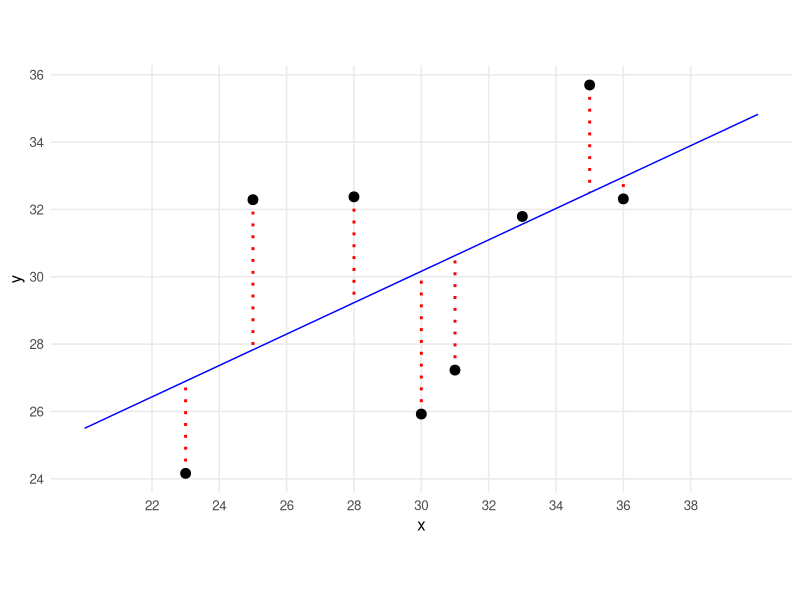
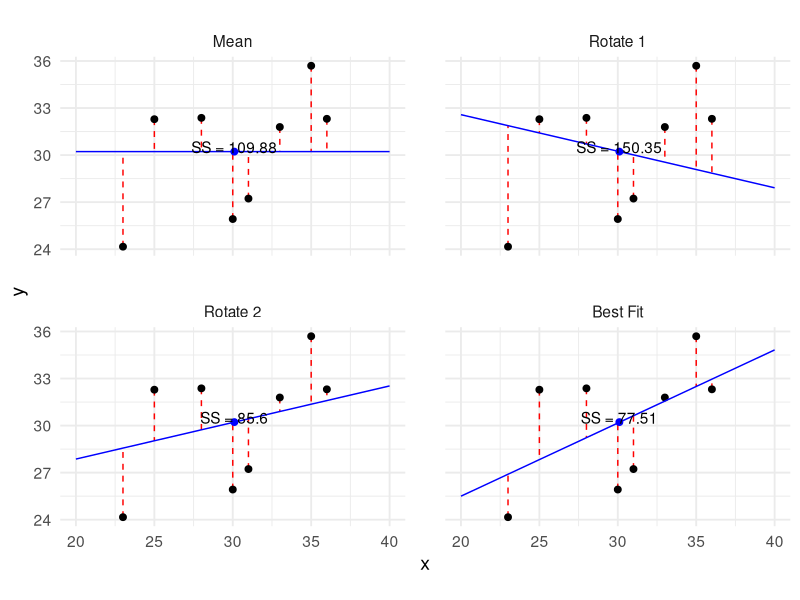

The R script that drew these images, in order:
# Regression images

# Linear regression example
library(tidyverse)

set.seed(1066)
d <- tibble(x = c(sample(22:38, 8), 20, 40),
            y = round(runif(1), 2) * x +
              sample(5:10 , 1) + rnorm(10) * 3)

d$y[d$x %in% c(20, 40)] <- NA
ab <- lm(y ~ x, d)
a <- coef(ab)[2]
b <- coef(ab)[1]
d$yhat <- a * d$x + b

ggplot(d, aes(x, y)) +
  geom_segment(aes(x = x, xend = x, y = y, yend = yhat),
               col = "red", linetype = 3, size = 1) + 
  geom_point(size = 3) +
  geom_line(aes(x, yhat), col = "blue") +
  scale_x_continuous(limits = c(20, 40), name = "x", minor_breaks = NULL, 
                     breaks = seq(22, 38, 2)) +
  scale_y_continuous(minor_breaks = NULL, name = "y", 
                     breaks = seq(round(min(d$y, na.rm = TRUE)), round(max(d$y, na.rm = TRUE)), 2)) +
  theme_minimal(base_size = 12) +
  coord_fixed()

# Ordinary Minimum Least Squares method

a1 <- -a / 2
b1 <- mean(d$y, na.rm = TRUE) - a1 * mean(d$x, na.rm = TRUE)

a2 <- a / 2
b2 <- mean(d$y, na.rm = TRUE) - a2 * mean(d$x, na.rm = TRUE)

d1 <- d %>%
  mutate(Mean = mean(y, na.rm = TRUE),
         `Rotate 1`= a1 * x + b1,
         `Rotate 2`= a2 * x + b2) %>%
  select(x, y, Mean, `Rotate 1`, `Rotate 2`, `Best Fit` = yhat) %>%
  pivot_longer(-1:-2) %>%
  mutate(name = fct_relevel(name, c("Mean", "Rotate 1", "Rotate 2", "Best Fit")))

ss <- d1 %>%
  group_by(name) %>%
  summarise(meanx = mean(x),
            meany = mean(y, na.rm = TRUE),
            SS = sum(abs(value - y)^2, na.rm = TRUE),
            SSt = paste("SS =", round(SS, 2))) 

ggplot(d1) +
  geom_segment(aes(x = x, xend = x, y = y, yend = value), col = "red", linetype = 2) + 
  geom_point(aes(x, y), size = 2) +
  geom_line(aes(x, value), col = "blue") +
  geom_point(data = ss, aes(meanx, meany), col = "blue", size = 2) +
  geom_text(data = ss, aes(x = mean(d1$x), y = (min(d1$value) + 5), label = SSt)) + 
  facet_wrap(~name, ncol = 2) +
  coord_equal() +
  theme_minimal(base_size = 14) +
  theme(panel.spacing = unit(2, "lines"))
